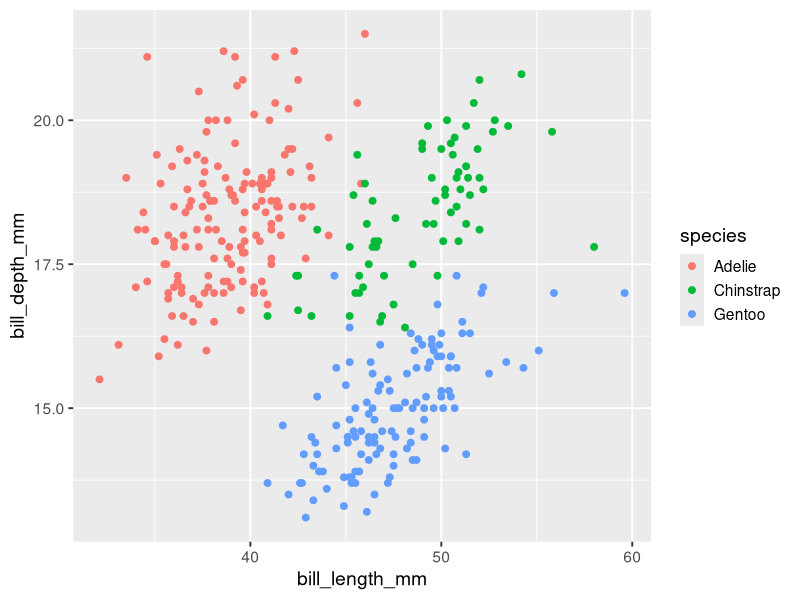
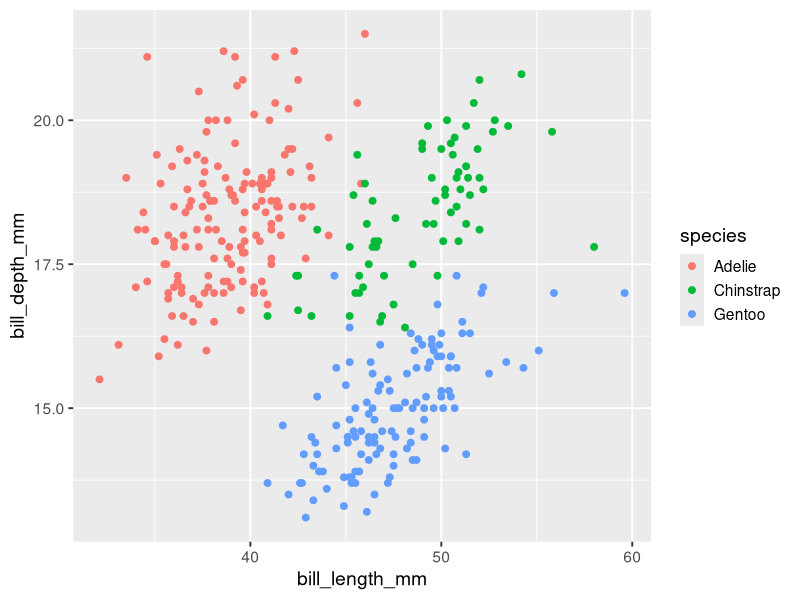
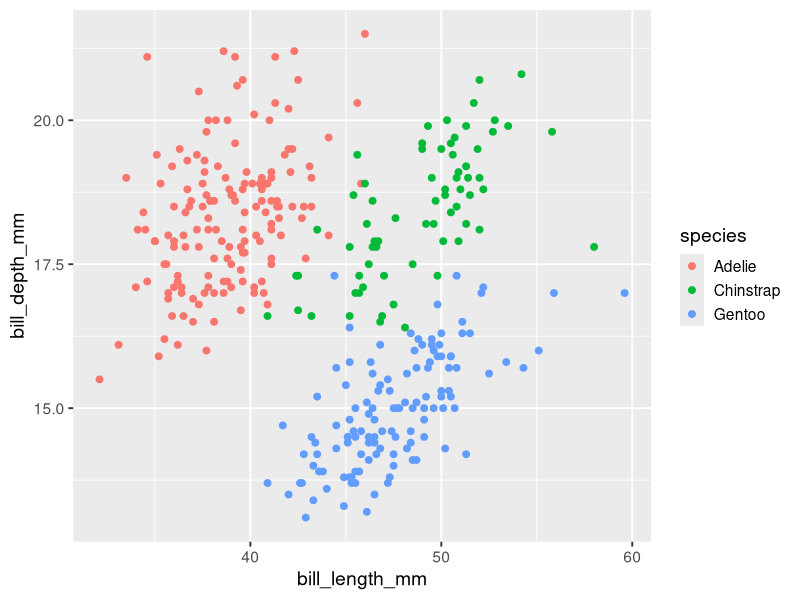

Generate these figures, in order, with R:
## ---- chunk 1
#| include: false
library(tidyverse)
library(palmerpenguins)

# ggplot2 settings so plots scale well for slide size 
theme_set(theme_gray(14))
update_geom_defaults("point", list(size = 2))
#update_geom_defaults("line", list(linewidth = 1))
## ---- chunk 2
#| echo: true
library(palmerpenguins) # loads the `penguins` dataset

head(penguins)
## ---- chunk 3
#| echo: true
library(palmerpenguins) # loads the `penguins` dataset

# head(penguins)
penguins |>
  head()
## ---- chunk 4
#| label: penguins-scatter
#| echo: true
#| fig-cap: "&nbsp;"
#| out-width: "60%"
ggplot(penguins, aes(bill_length_mm, bill_depth_mm, color = species)) + 
  geom_point()
## ---- chunk 5
#| label: penguins-scatter2
#| echo: true
#| fig-cap: "&nbsp;"
#| out-width: "60%"
penguins |>
  ggplot(aes(bill_length_mm, bill_depth_mm, color = species)) +
  geom_point()
## ---- chunk 6
#| label: penguins-scatter3
#| echo: true
#| fig-cap: "&nbsp;"
#| out-width: "60%"
penguins %>%
  ggplot(aes(bill_length_mm, bill_depth_mm, color = species)) +
  geom_point()
## ---- chunk 7
#| echo: true
penguins |>
  filter(species == "Gentoo")
## ---- chunk 8
#| echo: true
penguins |>
  filter(bill_length_mm > 50)
## ---- chunk 9
#| echo: true
penguins |>
  select(species, island, sex)
## ---- chunk 10
#| echo: true
penguins |>
  arrange(bill_length_mm)
## ---- chunk 11
#| echo: true
penguins |>
  arrange(desc(bill_length_mm))
## ---- chunk 12
#| echo: true
penguins
## ---- chunk 13
#| echo: true
penguins |>
  count(species)
## ---- chunk 14
#| echo: true
penguins |>
  count(species, island)
## ---- chunk 15
#| echo: true
penguins |>
  filter(species == "Adelie")
## ---- chunk 16
#| echo: true
penguins |>
  filter(species == "Adelie") |>
  select(island, sex)
## ---- chunk 17
#| echo: true
penguins |>
  filter(species == "Adelie") |>
  select(island, sex) |>
  count(island, sex)
## ---- chunk 18
#| echo: true
penguins |>
  select(species, island, flipper_length_mm)
## ---- chunk 19
#| echo: true
penguins |>
  select(species, island, flipper_length_mm) |>
  mutate(flipper_length_cm = flipper_length_mm / 10)
## ---- chunk 20
#| echo: true
penguins |>
  select(species, island, flipper_length_mm) |>
  mutate(
    flipper_length_cm = flipper_length_mm / 10,  # <- notice the comma
    flipper_length_in = flipper_length_mm / 25.4
  )
